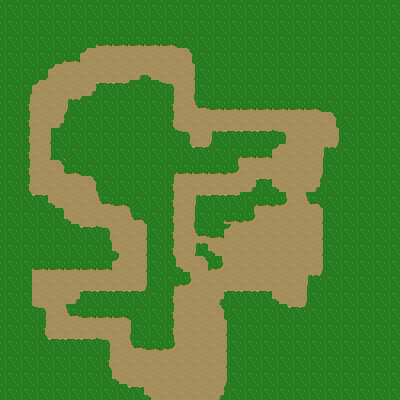

This game map was drawn from its Tiled (.tmx) file and the tilesets committed beside it. A one-line description and the full map source follow:
An orthogonal 25x25 tile map with 16x16 px tiles, 1 tile layer (图块层 1).

<map version="1.4" tiledversion="1.4.2" orientation="orthogonal" renderorder="right-down" width="25" height="25" tilewidth="16" tileheight="16" infinite="0" nextlayerid="2" nextobjectid="1">
 <tileset firstgid="1" source="test1.tsx" />
 <layer id="1" name="图块层 1" width="25" height="25">
  <data encoding="csv">
12,12,12,12,12,12,12,12,12,12,12,12,12,12,12,12,12,12,12,12,12,12,12,12,12,
12,12,12,12,12,12,12,12,12,12,12,12,12,12,12,12,12,12,12,12,12,12,12,12,12,
12,12,12,12,12,12,17,17,17,17,17,15,12,12,12,12,12,12,12,12,12,12,12,12,12,
12,12,12,14,17,10,2,2,2,2,2,9,15,12,12,12,12,12,12,12,12,12,12,12,12,
12,12,14,10,2,2,2,2,4,5,2,2,11,12,12,12,12,12,12,12,12,12,12,12,12,
12,14,10,2,2,4,7,7,20,19,8,2,11,12,12,12,12,12,12,12,12,12,12,12,12,
12,13,2,2,6,20,12,12,12,12,13,2,16,17,17,17,17,17,17,17,15,12,12,12,12,
12,13,2,4,20,12,12,12,12,12,13,2,2,2,2,2,2,2,2,2,9,15,12,12,12,
12,13,2,11,12,12,12,12,12,12,19,8,2,6,7,7,7,8,2,2,2,11,12,12,12,
12,13,2,11,15,12,12,12,12,12,12,19,7,20,14,17,17,10,2,2,6,20,12,12,12,
12,13,2,9,17,15,12,12,12,12,14,17,17,17,18,2,2,2,2,2,11,12,12,12,12,
12,13,2,2,2,9,15,12,12,12,13,2,2,2,2,4,7,5,2,4,20,12,12,12,12,
12,19,7,5,2,2,16,17,15,12,13,2,6,7,7,14,17,18,2,16,15,12,12,12,12,
12,12,12,19,5,2,2,2,16,15,13,2,11,12,17,18,2,2,2,2,11,12,12,12,12,
12,12,12,12,19,7,8,2,2,11,13,2,16,17,10,2,2,2,2,2,11,12,12,12,12,
12,12,12,12,12,12,19,5,2,11,13,2,6,5,2,2,2,2,2,2,11,12,12,12,12,
12,12,17,17,17,17,17,10,2,11,19,5,9,18,2,2,2,2,2,2,11,12,12,12,12,
12,12,2,2,2,2,2,2,2,11,14,18,2,2,2,2,2,2,2,6,20,12,12,12,12,
12,12,2,2,4,7,7,7,7,20,13,2,2,4,7,7,7,5,2,11,12,12,12,12,12,
12,12,8,2,16,17,17,17,15,12,13,2,2,9,15,12,12,19,7,20,12,12,12,12,12,
12,12,13,2,2,2,2,2,11,12,13,2,2,2,11,12,12,12,12,12,12,12,12,12,12,
12,12,19,7,7,7,8,2,16,17,18,2,2,2,11,12,12,12,12,12,12,12,12,12,12,
12,12,12,12,12,12,13,2,2,2,2,2,2,2,11,12,12,12,12,12,12,12,12,12,12,
12,12,12,12,12,12,19,5,2,2,2,2,2,2,11,12,12,12,12,12,12,12,12,12,12,
12,12,12,12,12,12,12,19,7,5,2,2,2,4,20,12,12,12,12,12,12,12,12,12,12
</data>
 </layer>
</map>
